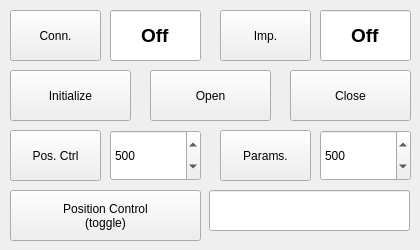
    <widget class="QWidget" name="tab_15">
     <attribute name="title">
      <string>GRIPPER CONTROL</string>
     </attribute>
     <widget class="QPushButton" name="pushButton_KorasGripperInitialize">
      <property name="geometry">
       <rect>
        <x>10</x>
        <y>70</y>
        <width>121</width>
        <height>51</height>
       </rect>
      </property>
      <property name="sizePolicy">
       <sizepolicy hsizetype="Minimum" vsizetype="Minimum">
        <horstretch>0</horstretch>
        <verstretch>0</verstretch>
       </sizepolicy>
      </property>
      <property name="text">
       <string>Initialize</string>
      </property>
      <property name="checkable">
       <bool>false</bool>
      </property>
      <property name="checked">
       <bool>false</bool>
      </property>
     </widget>
     <widget class="QPushButton" name="pushButton_KorasGripperOpen">
      <property name="geometry">
       <rect>
        <x>150</x>
        <y>70</y>
        <width>121</width>
        <height>51</height>
       </rect>
      </property>
      <property name="sizePolicy">
       <sizepolicy hsizetype="Minimum" vsizetype="Minimum">
        <horstretch>0</horstretch>
        <verstretch>0</verstretch>
       </sizepolicy>
      </property>
      <property name="text">
       <string>Open</string>
      </property>
      <property name="checkable">
       <bool>false</bool>
      </property>
      <property name="checked">
       <bool>false</bool>
      </property>
     </widget>
     <widget class="QPushButton" name="pushButton_KorasGripperPosCtrl">
      <property name="geometry">
       <rect>
        <x>10</x>
        <y>130</y>
        <width>91</width>
        <height>51</height>
       </rect>
      </property>
      <property name="sizePolicy">
       <sizepolicy hsizetype="Minimum" vsizetype="Minimum">
        <horstretch>0</horstretch>
        <verstretch>0</verstretch>
       </sizepolicy>
      </property>
      <property name="text">
       <string>Pos. Ctrl</string>
      </property>
      <property name="checkable">
       <bool>false</bool>
      </property>
      <property name="checked">
       <bool>false</bool>
      </property>
     </widget>
     <widget class="QSpinBox" name="task_spinBox_gripperPosValue">
      <property name="geometry">
       <rect>
        <x>110</x>
        <y>130</y>
        <width>91</width>
        <height>51</height>
       </rect>
      </property>
      <property name="maximum">
       <number>1000</number>
      </property>
      <property name="singleStep">
       <number>50</number>
      </property>
      <property name="value">
       <number>500</number>
      </property>
     </widget>
     <widget class="QPushButton" name="pushButton_KorasGripperClose">
      <property name="geometry">
       <rect>
        <x>290</x>
        <y>70</y>
        <width>121</width>
        <height>51</height>
       </rect>
      </property>
      <property name="sizePolicy">
       <sizepolicy hsizetype="Minimum" vsizetype="Minimum">
        <horstretch>0</horstretch>
        <verstretch>0</verstretch>
       </sizepolicy>
      </property>
      <property name="text">
       <string>Close</string>
      </property>
      <property name="checkable">
       <bool>false</bool>
      </property>
      <property name="checked">
       <bool>false</bool>
      </property>
     </widget>
     <widget class="QPushButton" name="pushButton_KorasGripperConnection">
      <property name="geometry">
       <rect>
        <x>10</x>
        <y>10</y>
        <width>91</width>
        <height>51</height>
       </rect>
      </property>
      <property name="sizePolicy">
       <sizepolicy hsizetype="Minimum" vsizetype="Minimum">
        <horstretch>0</horstretch>
        <verstretch>0</verstretch>
       </sizepolicy>
      </property>
      <property name="text">
       <string>Conn.</string>
      </property>
      <property name="checkable">
       <bool>false</bool>
      </property>
      <property name="checked">
       <bool>false</bool>
      </property>
     </widget>
     <widget class="QLineEdit" name="lineEdit_connection">
      <property name="enabled">
       <bool>true</bool>
      </property>
      <property name="geometry">
       <rect>
        <x>110</x>
        <y>10</y>
        <width>91</width>
        <height>51</height>
       </rect>
      </property>
      <property name="sizePolicy">
       <sizepolicy hsizetype="Expanding" vsizetype="Expanding">
        <horstretch>0</horstretch>
        <verstretch>0</verstretch>
       </sizepolicy>
      </property>
      <property name="font">
       <font>
        <family>Ubuntu</family>
        <pointsize>14</pointsize>
        <weight>75</weight>
        <bold>true</bold>
       </font>
      </property>
      <property name="text">
       <string>Off</string>
      </property>
      <property name="alignment">
       <set>Qt::AlignCenter</set>
      </property>
     </widget>
     <widget class="QLineEdit" name="lineEdit_gripperPosCmd">
      <property name="enabled">
       <bool>true</bool>
      </property>
      <property name="geometry">
       <rect>
        <x>209</x>
        <y>190</y>
        <width>201</width>
        <height>41</height>
       </rect>
      </property>
      <property name="sizePolicy">
       <sizepolicy hsizetype="Expanding" vsizetype="Expanding">
        <horstretch>0</horstretch>
        <verstretch>0</verstretch>
       </sizepolicy>
      </property>
      <property name="font">
       <font>
        <family>Ubuntu</family>
        <pointsize>14</pointsize>
        <weight>75</weight>
        <bold>true</bold>
       </font>
      </property>
      <property name="text">
       <string/>
      </property>
      <property name="alignment">
       <set>Qt::AlignRight|Qt::AlignTrailing|Qt::AlignVCenter</set>
      </property>
     </widget>
     <widget class="QSpinBox" name="task_spinBox_gripperPosValue_4">
      <property name="geometry">
       <rect>
        <x>320</x>
        <y>130</y>
        <width>91</width>
        <height>51</height>
       </rect>
      </property>
      <property name="maximum">
       <number>1000</number>
      </property>
      <property name="singleStep">
       <number>50</number>
      </property>
      <property name="value">
       <number>500</number>
      </property>
     </widget>
     <widget class="QPushButton" name="pushButton_KorasGripperPosCtrl_2">
      <property name="geometry">
       <rect>
        <x>220</x>
        <y>130</y>
        <width>91</width>
        <height>51</height>
       </rect>
      </property>
      <property name="sizePolicy">
       <sizepolicy hsizetype="Minimum" vsizetype="Minimum">
        <horstretch>0</horstretch>
        <verstretch>0</verstretch>
       </sizepolicy>
      </property>
      <property name="text">
       <string>Params.</string>
      </property>
      <property name="checkable">
       <bool>false</bool>
      </property>
      <property name="checked">
       <bool>false</bool>
      </property>
     </widget>
     <widget class="QLineEdit" name="lineEdit_connection_2">
      <property name="enabled">
       <bool>true</bool>
      </property>
      <property name="geometry">
       <rect>
        <x>320</x>
        <y>10</y>
        <width>91</width>
        <height>51</height>
       </rect>
      </property>
      <property name="sizePolicy">
       <sizepolicy hsizetype="Expanding" vsizetype="Expanding">
        <horstretch>0</horstretch>
        <verstretch>0</verstretch>
       </sizepolicy>
      </property>
      <property name="font">
       <font>
        <family>Ubuntu</family>
        <pointsize>14</pointsize>
        <weight>75</weight>
        <bold>true</bold>
       </font>
      </property>
      <property name="text">
       <string>Off</string>
      </property>
      <property name="alignment">
       <set>Qt::AlignCenter</set>
      </property>
     </widget>
     <widget class="QPushButton" name="pushButton_KorasGripperConnection_2">
      <property name="geometry">
       <rect>
        <x>220</x>
        <y>10</y>
        <width>91</width>
        <height>51</height>
       </rect>
      </property>
      <property name="sizePolicy">
       <sizepolicy hsizetype="Minimum" vsizetype="Minimum">
        <horstretch>0</horstretch>
        <verstretch>0</verstretch>
       </sizepolicy>
      </property>
      <property name="text">
       <string>Imp.</string>
      </property>
      <property name="checkable">
       <bool>false</bool>
      </property>
      <property name="checked">
       <bool>false</bool>
      </property>
     </widget>
     <widget class="QPushButton" name="pushButton_KorasGripperPosCtrlOnOff">
      <property name="geometry">
       <rect>
        <x>10</x>
        <y>190</y>
        <width>191</width>
        <height>51</height>
       </rect>
      </property>
      <property name="sizePolicy">
       <sizepolicy hsizetype="Minimum" vsizetype="Minimum">
        <horstretch>0</horstretch>
        <verstretch>0</verstretch>
       </sizepolicy>
      </property>
      <property name="text">
       <string>Position Control
(toggle)</string>
      </property>
      <property name="checkable">
       <bool>true</bool>
      </property>
      <property name="checked">
       <bool>false</bool>
      </property>
     </widget>
    </widget>
